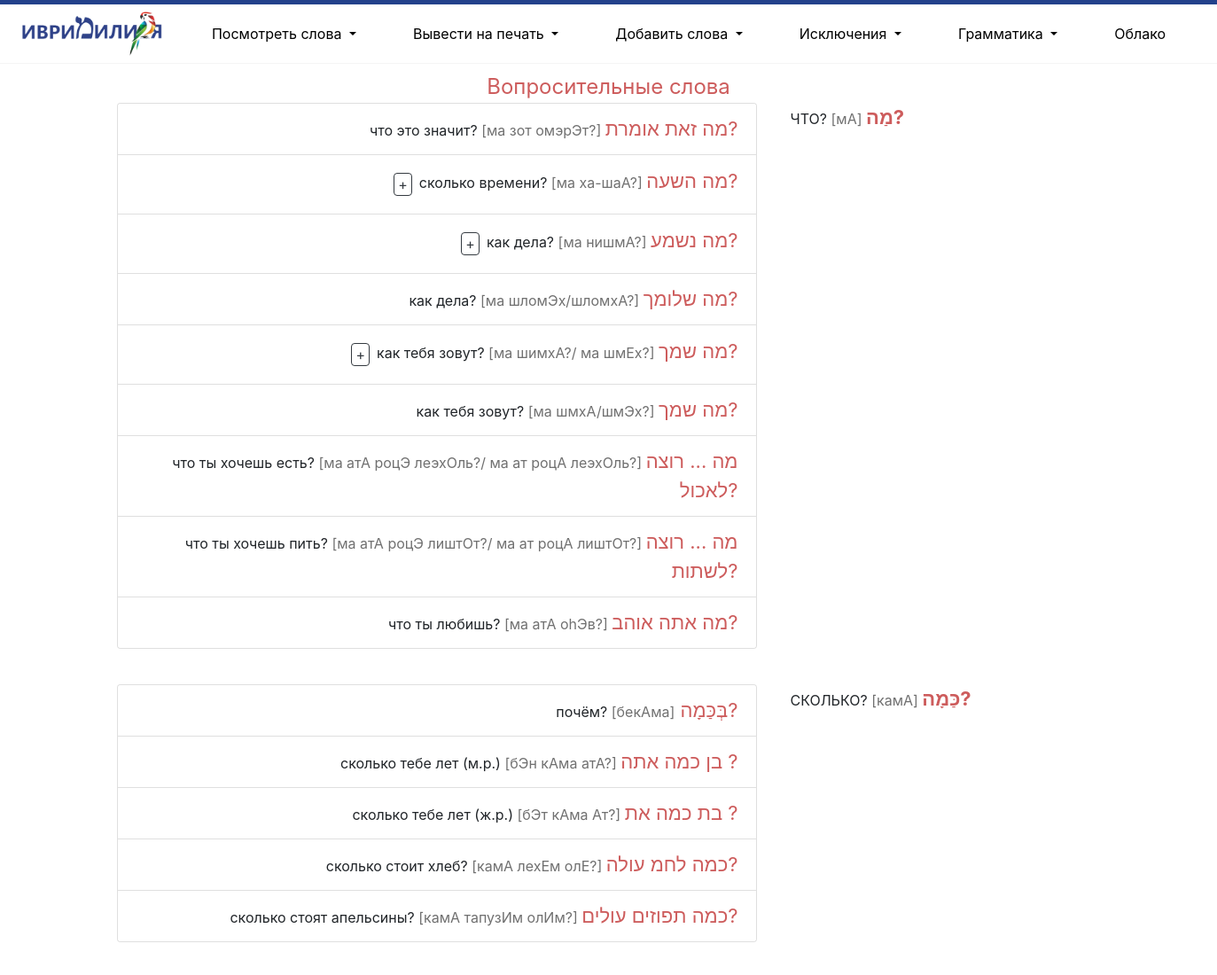
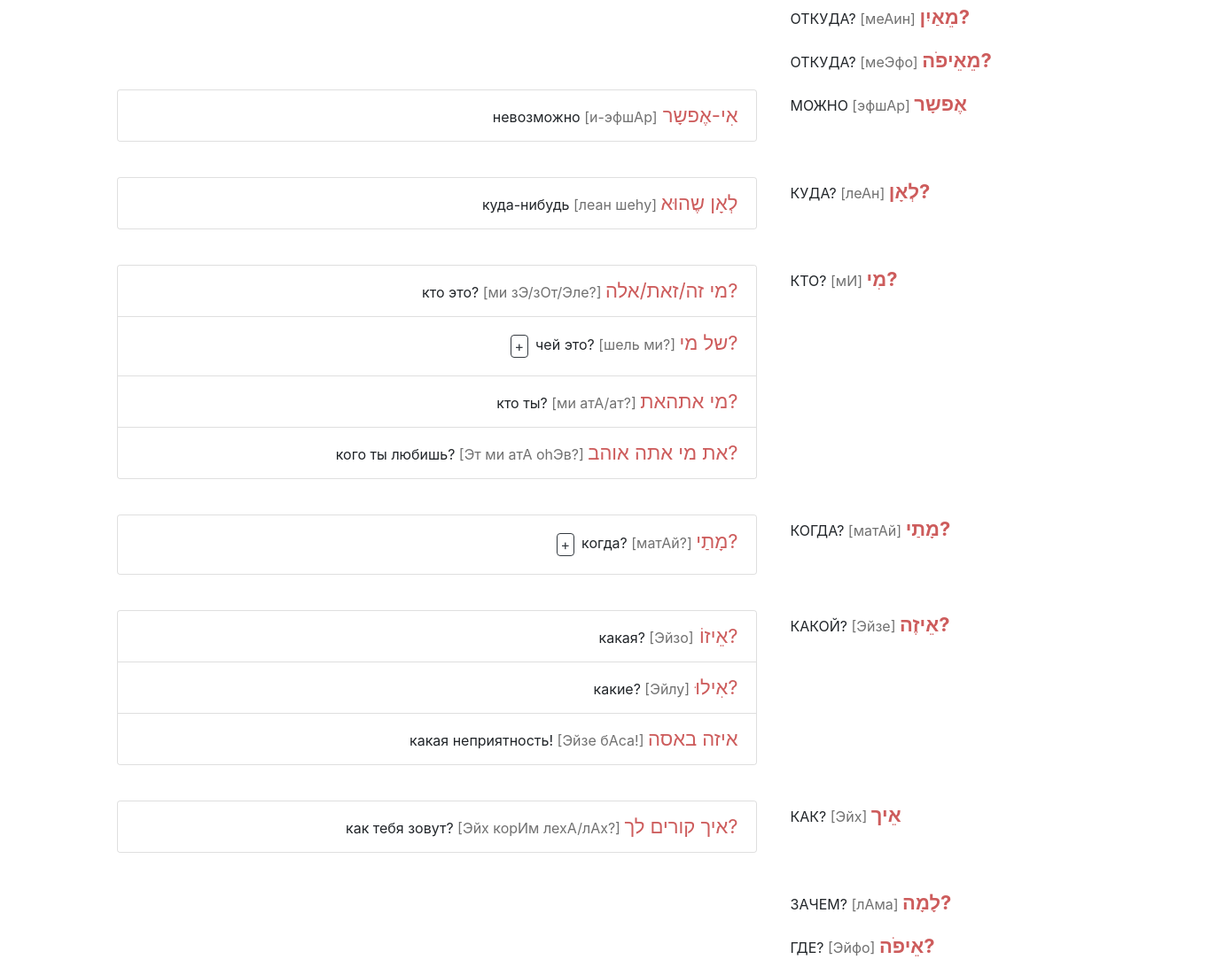
Screenshot of /questions/ with the database file from the repository (2 pictures, top to bottom).
### mycards/models.py (models this page shows, shortened)
class Expression(models.Model):
    expression = models.CharField(max_length=256, verbose_name='Выражение')
    translation = models.CharField(max_length=256, verbose_name='Перевод')
    pronunciation = models.CharField(max_length=256, verbose_name='Произношение')
    word = models.ForeignKey(Word, on_delete=models.PROTECT, related_name='expressions', verbose_name='Основная форма', null=True)
    topic = models.ForeignKey(Topic, on_delete=models.PROTECT, related_name='expressions', verbose_name='Тема', null=True)
    question_id = models.ForeignKey('self', on_delete=models.PROTECT, related_name='answers', verbose_name='Номер вопроса', null=True)
    comment = models.TextField(null=True)

class WordForm(models.Model):
    time = models.CharField(max_length=20, null=True, blank=True)
    gender = models.CharField(max_length=7, null=True, blank=True)
    number = models.CharField(max_length=13, null=True, blank=True)
    name = models.CharField(max_length=64, verbose_name='Название (для поиска)')
    vocal_name = models.CharField(max_length=64, verbose_name='Название с огласовками')
    exception = models.IntegerField(default=0)
    pronunciation = models.CharField(max_length=64, verbose_name='Произношение')
    translation = models.CharField(max_length=64, verbose_name='Перевод')
    word = models.ForeignKey(Word, on_delete=models.PROTECT, related_name='forms', verbose_name='Основная форма')
    example = models.TextField(null=True, blank=True)
    form_type = models.ForeignKey(FormType, on_delete=models.PROTECT, related_name='words', verbose_name='Тип формы', null=True)
    comment = models.TextField(null=True, blank=True)

### mycards/views.py (the view)
# urls.py: path('questions/', views.question_words, name='questions'),
def question_words(request):
    questions = Word.objects.filter(type_id=18)
    questions_info = []
    form_type = FormType.objects.all()
    for question in questions:
        question_info = dict()
        expressions_info = []
        other_forms = []
        question_info['picture'] = question.picture
        for question_form in question.forms.all():
            if question_form.form_type == form_type[0]:
                question_info['name'] = question_form.vocal_name
                question_info['translation'] = question_form.translation
                question_info['pronunciation'] = question_form.pronunciation
                question_info['gender'] = question_form.gender
                question_info['number'] = question_form.number
            else:
                other_form = dict()
                other_form['name'] = question_form.vocal_name
                other_form['translation'] = question_form.translation
                other_form['pronunciation'] = question_form.pronunciation
                other_form['gender'] = question_form.gender
                other_form['number'] = question_form.number
                other_forms.append(other_form)
        for expression in question.expressions.all():
            answers_info = []
            expression_info = dict()
            expression_info['name'] = expression.expression
            expression_info['translation'] = expression.translation
            expression_info['pronunciation'] = expression.pronunciation
            for answer in expression.answers.all():
                answer_info = dict()
                answer_info['name'] = answer.expression
                answer_info['translation'] = answer.translation
                answer_info['pronunciation'] = answer.pronunciation
                answers_info.append(answer)
            expression_info['answers'] = answers_info
            expressions_info.append(expression_info)
        question_info['other_forms'] = other_forms
        question_info['expressions'] = expressions_info
        questions_info.append(question_info)
    questions_info = sorted(questions_info, key=lambda word: word['translation'], reverse=True)
    return render(request, "mycards/questions.html", {'questions_info': questions_info, 'title': 'ВОПРОСЫ'})

### mycards/templates/mycards/questions.html (shortened to what this page needs)
{% extends 'mycards/base.html' %}
{% load custom_tags %}
{%  load static %}
{% block container %}
<main class="container g-0">
    <p class="pt-2 m-0 text-center" style="font-size: 24px; color: #CD5C5C">Вопросительные слова</p>
    {% for word in questions_info %}
    <div class="row">
        <div class="col-8">
  <table class="table table-borderless">
          <tbody>
            <tr>
              <th scope="row"></th>
              {% if word.other_forms|length > 0 or word.expressions|length > 0 %}
              <div class="pr-2 mr-0 text-right">
                <div class="card p-0 m-0">
                  <ul class="list-group list-group-flush p-0 m-0">
                    {% for other in word.other_forms %}
                    <li class="list-group-item">{{ other.translation }} <span style="color: #707070">[{{ other.pronunciation }}]</span><span style="font-size: 22px; color: #CD5C5C"> {{ other.name }}</span>
                    </li>
                    {% endfor %}
                      {% for expression in word.expressions %}
                    <li class="list-group-item">
                        {% if expression.answers|length > 0 %}
                        <a class="btn btn-outline-dark py-0 px-1 m-2" data-toggle="collapse" href="#{{ expression.name }}" role="button" aria-expanded="false" aria-controls="{{ expression.name }}">
    +
  </a>{% endif %}{{ expression.translation }} <span style="color: #707070">[{{ expression.pronunciation }}]</span> <span style="font-size: 22px; color: #CD5C5C">{{ expression.name }}</span>
                    </li>
                    {% endfor %}
                  </ul>
              {% else %}
              <td class="pr-2 mr-0 text-right"></td>
              {% endif %}
          </tr>
          </tbody>
        </table>
        </div>
        <div class="col-4">
            <p>{{ word.translation|upper }} <span style="color: #707070">[{{ word.pronunciation }}]</span> <span style="font-size: 22px; color: #CD5C5C"><b>{{ word.name }}</b></span></p>
        </div>
    </div>
          {% endfor %}
</main>
{% endblock %}

### rows the page displays
Expression: translation "что это значит?", pronunciation "ма зот омэрЭт?", name "מה זאת אומרת?"
Expression: translation "сколько времени?", pronunciation "ма ха-шаА?", name "מה השעה?"
Expression: translation "как дела?", pronunciation "ма нишмА?", name "מה נשמע?"
Expression: translation "как дела?", pronunciation "ма шломЭх/шломхА?", name "מה שלומך?"
Expression: translation "как тебя зовут?", pronunciation "ма шимхА?/ ма шмЕх?", name "מה שמך?"
Expression: translation "как тебя зовут?", pronunciation "ма шмхА/шмЭх?", name "מה שמך?"
Expression: translation "что ты хочешь есть?", pronunciation "ма атА роцЭ леэхОль?/ ма ат роцА леэхОль?", name "מה ... רוצה לאכול?"
Expression: translation "что ты хочешь пить?", pronunciation "ма атА роцЭ лиштОт?/ ма ат роцА лиштОт?", name "מה ... רוצה לשתות?"
Expression: translation "что ты любишь?", pronunciation "ма атА оhЭв?", name "מה אתה אוהב?"
WordForm: translation "ЧТО?", pronunciation "мА", name "מַה?"
WordForm: translation "почём?", pronunciation "бекАма", name "בְּכַּמָה?"
Expression: translation "сколько тебе лет (м.р.)", pronunciation "бЭн кАма атА?", name "בן כמה אתה ?"
Expression: translation "сколько тебе лет (ж.р.)", pronunciation "бЭт кАма Ат?", name "בת כמה את ?"
Expression: translation "сколько стоит хлеб?", pronunciation "камА лехЕм олЕ?", name "כמה לחמ עולה?"
Expression: translation "сколько стоят апельсины?", pronunciation "камА тапузИм олИм?", name "כמה תפוזים עולים?"
WordForm: translation "СКОЛЬКО?", pronunciation "камА", name "כַּמָה?"
WordForm: translation "ОТКУДА?", pronunciation "меАин", name "מֵאַיִן?"
WordForm: translation "ОТКУДА?", pronunciation "меЭфо", name "מֵאֵיפֹה?"
WordForm: translation "невозможно", pronunciation "и-эфшАр", name "אִי-אֶפשָר"
WordForm: translation "МОЖНО", pronunciation "эфшАр", name "אֶפשָר"
Expression: translation "куда-нибудь", pronunciation "леан шеhу", name "לְאָן שֶהוּא"
WordForm: translation "КУДА?", pronunciation "леАн", name "לְאָן?"
Expression: translation "кто это?", pronunciation "ми зЭ/зОт/Эле?", name "מי זה/זאת/אלה?"
Expression: translation "чей это?", pronunciation "шель ми?", name "של מי?"
Expression: translation "кто ты?", pronunciation "ми атА/ат?", name "מי אתהאת?"
Expression: translation "кого ты любишь?", pronunciation "Эт ми атА оhЭв?", name "את מי אתה אוהב?"
WordForm: translation "КТО?", pronunciation "мИ", name "מִי?"
Expression: translation "когда?", pronunciation "матАй?", name "מָתַי?"
WordForm: translation "КОГДА?", pronunciation "матАй", name "מָתַי?"
WordForm: translation "какая?", pronunciation "Эйзо", name "אֵיזוֹ?"
WordForm: translation "какие?", pronunciation "Эйлу", name "אִילוּ?"
Expression: translation "какая неприятность!", pronunciation "Эйзе бАса!", name "איזה באסה"
WordForm: translation "КАКОЙ?", pronunciation "Эйзе", name "אֵיזֶה?"
Expression: translation "как тебя зовут?", pronunciation "Эйх корИм лехА/лАх?", name "איך קורים לך?"
WordForm: translation "КАК?", pronunciation "Эйх", name "אֵיך"
WordForm: translation "ЗАЧЕМ?", pronunciation "лАма", name "לָמָה?"
WordForm: translation "ГДЕ?", pronunciation "Эйфо", name "אֵיפֹה?"
